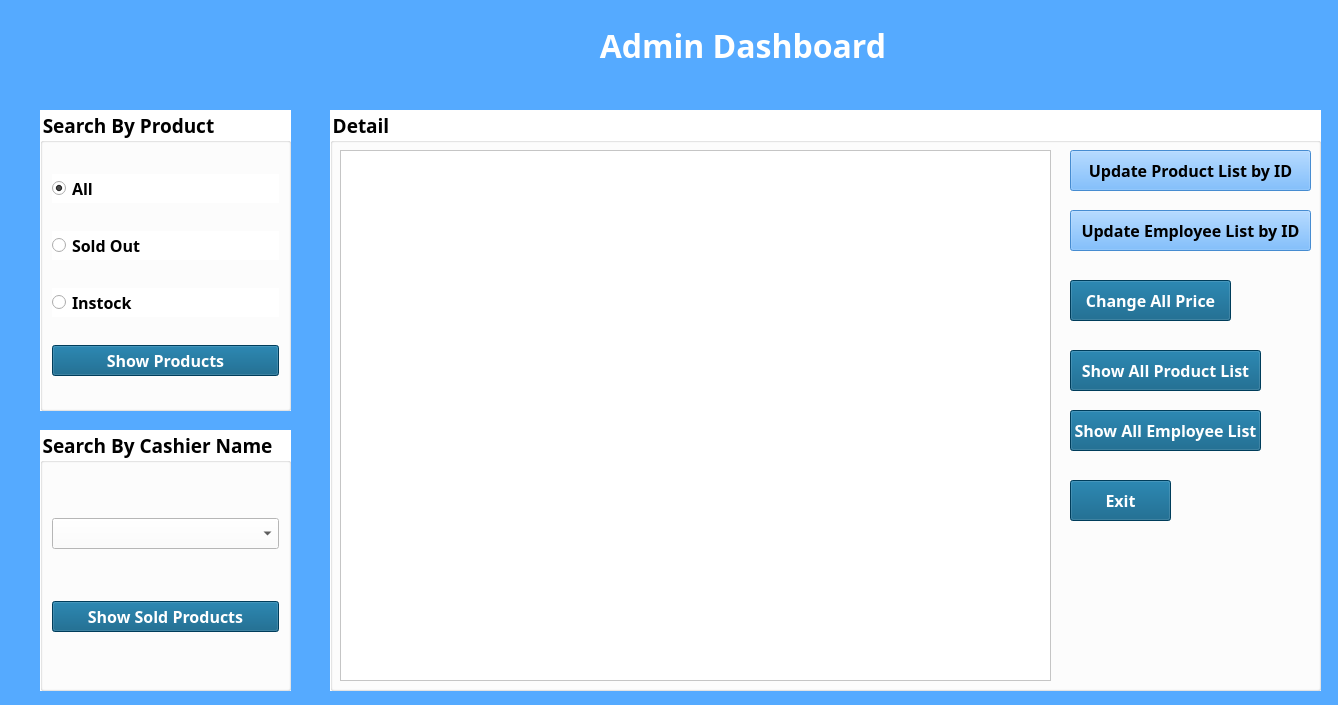
<?xml version="1.0" encoding="UTF-8"?>
<ui version="4.0">
 <class>Dialog</class>
 <widget class="QDialog" name="Dialog">
  <property name="geometry">
   <rect>
    <x>0</x>
    <y>0</y>
    <width>1338</width>
    <height>705</height>
   </rect>
  </property>
  <property name="windowTitle">
   <string>Dialog</string>
  </property>
  <property name="styleSheet">
   <string notr="true">background-color: rgb(85, 170, 255);</string>
  </property>
  <widget class="QGroupBox" name="groupBox">
   <property name="geometry">
    <rect>
     <x>330</x>
     <y>110</y>
     <width>991</width>
     <height>581</height>
    </rect>
   </property>
   <property name="font">
    <font>
     <family>Book Antiqua</family>
     <pointsize>14</pointsize>
     <weight>75</weight>
     <bold>true</bold>
    </font>
   </property>
   <property name="styleSheet">
    <string notr="true">background-color: rgb(255, 255, 255);</string>
   </property>
   <property name="title">
    <string>Detail</string>
   </property>
   <widget class="QTableView" name="tableView">
    <property name="geometry">
     <rect>
      <x>10</x>
      <y>40</y>
      <width>711</width>
      <height>531</height>
     </rect>
    </property>
    <property name="font">
     <font>
      <family>MS Shell Dlg 2</family>
      <pointsize>10</pointsize>
      <weight>50</weight>
      <italic>false</italic>
      <bold>false</bold>
     </font>
    </property>
    <property name="styleSheet">
     <string notr="true">font: 10pt &quot;MS Shell Dlg 2&quot;;
background-color: rgb(255, 255, 255);</string>
    </property>
   </widget>
   <widget class="QPushButton" name="updateproductbtn">
    <property name="enabled">
     <bool>false</bool>
    </property>
    <property name="geometry">
     <rect>
      <x>740</x>
      <y>40</y>
      <width>241</width>
      <height>41</height>
     </rect>
    </property>
    <property name="font">
     <font>
      <family>Book Antiqua</family>
      <pointsize>12</pointsize>
      <weight>75</weight>
      <bold>true</bold>
     </font>
    </property>
    <property name="styleSheet">
     <string notr="true">color: rgb(0, 0, 0);
background-color: rgb(85, 170, 255);</string>
    </property>
    <property name="text">
     <string>Update Product List by ID</string>
    </property>
   </widget>
   <widget class="QPushButton" name="showallpdbtn">
    <property name="geometry">
     <rect>
      <x>740</x>
      <y>240</y>
      <width>191</width>
      <height>41</height>
     </rect>
    </property>
    <property name="font">
     <font>
      <family>Book Antiqua</family>
      <pointsize>12</pointsize>
      <weight>75</weight>
      <bold>true</bold>
     </font>
    </property>
    <property name="styleSheet">
     <string notr="true">background-color: rgb(0, 85, 127);
color: rgb(255, 255, 255);</string>
    </property>
    <property name="text">
     <string>Show All Product List</string>
    </property>
   </widget>
   <widget class="QPushButton" name="updatecashierbtn">
    <property name="enabled">
     <bool>false</bool>
    </property>
    <property name="geometry">
     <rect>
      <x>740</x>
      <y>100</y>
      <width>241</width>
      <height>41</height>
     </rect>
    </property>
    <property name="font">
     <font>
      <family>Book Antiqua</family>
      <pointsize>12</pointsize>
      <weight>75</weight>
      <bold>true</bold>
     </font>
    </property>
    <property name="styleSheet">
     <string notr="true">color: rgb(0, 0, 0);
background-color: rgb(85, 170, 255);</string>
    </property>
    <property name="text">
     <string>Update Employee List by ID</string>
    </property>
   </widget>
   <widget class="QPushButton" name="changepricebtn">
    <property name="geometry">
     <rect>
      <x>740</x>
      <y>170</y>
      <width>161</width>
      <height>41</height>
     </rect>
    </property>
    <property name="font">
     <font>
      <family>Book Antiqua</family>
      <pointsize>12</pointsize>
      <weight>75</weight>
      <bold>true</bold>
     </font>
    </property>
    <property name="styleSheet">
     <string notr="true">background-color: rgb(0, 85, 127);
color: rgb(255, 255, 255);</string>
    </property>
    <property name="text">
     <string>Change All Price</string>
    </property>
   </widget>
   <widget class="QPushButton" name="exitbtn">
    <property name="geometry">
     <rect>
      <x>740</x>
      <y>370</y>
      <width>101</width>
      <height>41</height>
     </rect>
    </property>
    <property name="font">
     <font>
      <family>Book Antiqua</family>
      <pointsize>12</pointsize>
      <weight>75</weight>
      <bold>true</bold>
     </font>
    </property>
    <property name="styleSheet">
     <string notr="true">background-color: rgb(0, 85, 127);
color: rgb(255, 255, 255);</string>
    </property>
    <property name="text">
     <string>Exit</string>
    </property>
   </widget>
   <widget class="QPushButton" name="showallembtn">
    <property name="geometry">
     <rect>
      <x>740</x>
      <y>300</y>
      <width>191</width>
      <height>41</height>
     </rect>
    </property>
    <property name="font">
     <font>
      <family>Book Antiqua</family>
      <pointsize>12</pointsize>
      <weight>75</weight>
      <bold>true</bold>
     </font>
    </property>
    <property name="styleSheet">
     <string notr="true">background-color: rgb(0, 85, 127);
color: rgb(255, 255, 255);</string>
    </property>
    <property name="text">
     <string>Show All Employee List</string>
    </property>
   </widget>
  </widget>
  <widget class="QGroupBox" name="groupBox_2">
   <property name="geometry">
    <rect>
     <x>40</x>
     <y>110</y>
     <width>251</width>
     <height>301</height>
    </rect>
   </property>
   <property name="font">
    <font>
     <family>Book Antiqua</family>
     <pointsize>14</pointsize>
     <weight>75</weight>
     <bold>true</bold>
    </font>
   </property>
   <property name="styleSheet">
    <string notr="true">background-color: rgb(255, 255, 255);</string>
   </property>
   <property name="title">
    <string>Search By Product</string>
   </property>
   <layout class="QVBoxLayout" name="verticalLayout">
    <item>
     <widget class="QRadioButton" name="allproductbtn">
      <property name="font">
       <font>
        <family>Book Antiqua</family>
        <pointsize>12</pointsize>
        <weight>75</weight>
        <bold>true</bold>
       </font>
      </property>
      <property name="text">
       <string>All </string>
      </property>
      <property name="checked">
       <bool>true</bool>
      </property>
     </widget>
    </item>
    <item>
     <widget class="QRadioButton" name="soldoutbtn">
      <property name="font">
       <font>
        <family>Book Antiqua</family>
        <pointsize>12</pointsize>
        <weight>75</weight>
        <bold>true</bold>
       </font>
      </property>
      <property name="text">
       <string>Sold Out </string>
      </property>
     </widget>
    </item>
    <item>
     <widget class="QRadioButton" name="instockbtn">
      <property name="font">
       <font>
        <family>Book Antiqua</family>
        <pointsize>12</pointsize>
        <weight>75</weight>
        <bold>true</bold>
       </font>
      </property>
      <property name="text">
       <string>Instock </string>
      </property>
     </widget>
    </item>
    <item>
     <widget class="QPushButton" name="showproductbtn">
      <property name="font">
       <font>
        <family>Book Antiqua</family>
        <pointsize>12</pointsize>
        <weight>75</weight>
        <bold>true</bold>
       </font>
      </property>
      <property name="styleSheet">
       <string notr="true">color: rgb(255, 255, 255);
background-color: rgb(0, 85, 127);</string>
      </property>
      <property name="text">
       <string>Show Products</string>
      </property>
     </widget>
    </item>
   </layout>
  </widget>
  <widget class="QGroupBox" name="groupBox_3">
   <property name="geometry">
    <rect>
     <x>40</x>
     <y>430</y>
     <width>251</width>
     <height>261</height>
    </rect>
   </property>
   <property name="font">
    <font>
     <family>Book Antiqua</family>
     <pointsize>14</pointsize>
     <weight>75</weight>
     <bold>true</bold>
    </font>
   </property>
   <property name="styleSheet">
    <string notr="true">background-color: rgb(255, 255, 255);</string>
   </property>
   <property name="title">
    <string>Search By Cashier Name</string>
   </property>
   <layout class="QVBoxLayout" name="verticalLayout_2">
    <item>
     <widget class="QComboBox" name="cashiercombo">
      <property name="font">
       <font>
        <family>Book Antiqua</family>
        <pointsize>12</pointsize>
       </font>
      </property>
      <property name="styleSheet">
       <string notr="true">background-color: rgb(255, 255, 255);</string>
      </property>
     </widget>
    </item>
    <item>
     <widget class="QPushButton" name="showsoldbtn">
      <property name="font">
       <font>
        <family>Book Antiqua</family>
        <pointsize>12</pointsize>
        <weight>75</weight>
        <bold>true</bold>
       </font>
      </property>
      <property name="styleSheet">
       <string notr="true">color: rgb(255, 255, 255);
background-color: rgb(0, 85, 127);</string>
      </property>
      <property name="text">
       <string>Show Sold Products</string>
      </property>
     </widget>
    </item>
   </layout>
  </widget>
  <widget class="QLabel" name="adminlbl">
   <property name="geometry">
    <rect>
     <x>10</x>
     <y>20</y>
     <width>311</width>
     <height>41</height>
    </rect>
   </property>
   <property name="font">
    <font>
     <family>Book Antiqua</family>
     <pointsize>14</pointsize>
     <weight>75</weight>
     <bold>true</bold>
    </font>
   </property>
   <property name="styleSheet">
    <string notr="true">color: rgb(255, 255, 255);</string>
   </property>
   <property name="text">
    <string/>
   </property>
  </widget>
  <widget class="QLabel" name="datetimelbl">
   <property name="geometry">
    <rect>
     <x>1170</x>
     <y>20</y>
     <width>241</width>
     <height>41</height>
    </rect>
   </property>
   <property name="font">
    <font>
     <family>Book Antiqua</family>
     <pointsize>14</pointsize>
     <weight>75</weight>
     <bold>true</bold>
    </font>
   </property>
   <property name="styleSheet">
    <string notr="true">color: rgb(255, 255, 255);</string>
   </property>
   <property name="text">
    <string/>
   </property>
  </widget>
  <widget class="QLabel" name="label">
   <property name="geometry">
    <rect>
     <x>550</x>
     <y>20</y>
     <width>371</width>
     <height>51</height>
    </rect>
   </property>
   <property name="font">
    <font>
     <family>Book Antiqua</family>
     <pointsize>24</pointsize>
     <weight>75</weight>
     <bold>true</bold>
    </font>
   </property>
   <property name="styleSheet">
    <string notr="true">color: rgb(255, 255, 255);</string>
   </property>
   <property name="text">
    <string>      Admin Dashboard</string>
   </property>
  </widget>
 </widget>
 <resources/>
 <connections/>
</ui>
